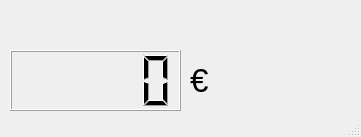
<?xml version="1.0" encoding="UTF-8"?>
<ui version="4.0">
 <class>MainWindow</class>
 <widget class="QMainWindow" name="MainWindow">
  <property name="geometry">
   <rect>
    <x>0</x>
    <y>0</y>
    <width>361</width>
    <height>137</height>
   </rect>
  </property>
  <property name="windowTitle">
   <string>MainWindow</string>
  </property>
  <widget class="QWidget" name="centralwidget">
   <widget class="QLabel" name="label_for_description">
    <property name="geometry">
     <rect>
      <x>10</x>
      <y>10</y>
      <width>331</width>
      <height>20</height>
     </rect>
    </property>
    <property name="text">
     <string>&lt;Description&gt;</string>
    </property>
   </widget>
   <widget class="QLCDNumber" name="lcdNumber">
    <property name="geometry">
     <rect>
      <x>10</x>
      <y>50</y>
      <width>171</width>
      <height>61</height>
     </rect>
    </property>
   </widget>
   <widget class="QLabel" name="label_for_when">
    <property name="geometry">
     <rect>
      <x>190</x>
      <y>40</y>
      <width>191</width>
      <height>81</height>
     </rect>
    </property>
    <property name="font">
     <font>
      <pointsize>25</pointsize>
     </font>
    </property>
    <property name="text">
     <string>€  &lt;when?&gt;</string>
    </property>
    <property name="scaledContents">
     <bool>false</bool>
    </property>
   </widget>
  </widget>
  <widget class="QStatusBar" name="statusbar"/>
 </widget>
 <resources/>
 <connections/>
</ui>
